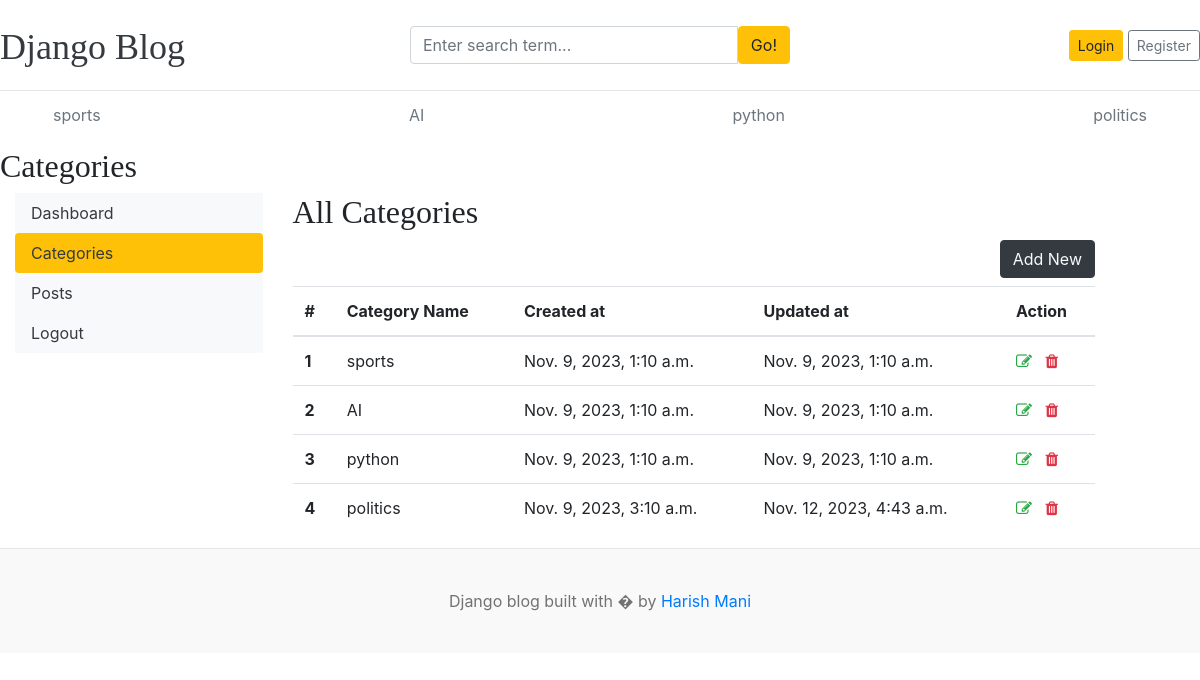
/dashboard/categories/, run on the app's committed database.
### blogs/models.py (models this page shows, shortened)
class Category(models.Model):
    category_name = models.CharField(max_length=100, unique=True)
    created_at = models.DateTimeField(auto_now_add=True)
    updated_at = models.DateTimeField(auto_now=True)
    class Meta:
        verbose_name_plural = 'categories'

### dashboard/views.py (the view)
# urls.py: path('categories/',views.categories, name="dash-category"),
def categories(request):
    return render(request,'dashboard/categories.html')

### blogs/context_processors.py (called while the page is built)
def get_categories(request):
    categories = Category.objects.all()
    return dict(categories=categories)

def get_social_links(request):
    social_links = SocialLink.objects.all()
    return dict(social_links=social_links)

### dashboard/templates/dashboard/categories.html (shortened to what this page needs)
{% extends "blog/base.html" %}
{% block content %}
<h2>Categories</h2>
<div class="container row">
    {% include 'dashboard/sidebar.html' %}
    <div class="col-md-9">
        <h2>All Categories</h2>
        <a href="{% url 'add_category' %}" class="btn btn-dark text-light float-right mb-2">Add New</a>
        <table class="table table-hover">
            <thead>
              <tr>
                <th>#</th>
                <th>Category Name</th>
                <th>Created at</th>
                <th>Updated at</th>
                <th>Action</th>
              </tr>
            </thead>
            <tbody>
                {% for cat in categories %}
              <tr>
                <th scope="row">{{forloop.counter}}</th>
                <td>{{cat.category_name}}</td>
                <td>{{cat.created_at}}</td>
                <td>{{cat.updated_at}}</td>
                <td>
                    <a href="{% url 'edit_category' cat.id %}"><i class="fa fa-edit text-success"></i></a>
                    <a href="{% url 'delete_category' cat.id %}"><i class="fa fa-trash text-danger" aria-hidden="true"></i></a>
                </td>
              </tr>
              {% endfor %}
            </tbody>
          </table>
    </div>
    </div>
{% endblock content %}

### blog/templates/blog/base.html (shortened to what this page needs)
{% load static %}
<!DOCTYPE html>
<html lang="en">
<head>
    <link href="https://getbootstrap.com/docs/4.0/dist/css/bootstrap.min.css" rel="stylesheet">
    <link href="{% static 'blog/blog.css' %}" rel="stylesheet">
    <link rel="stylesheet" href="https://cdnjs.cloudflare.com/ajax/libs/font-awesome/4.7.0/css/font-awesome.min.css">
  </head>
<body>
  <header class="blog-header py-3">
    <div class="row flex-nowrap justify-content-between align-items-center">
      <div class="col-4 pt-1">
        <a class="blog-header-logo text-dark" href="/">Django Blog</a>
      </div>
      <div class="col-4">
        <form action="{% url 'search' %}" method="GET">
          <div class="input-group">
            <input class="form-control" type="text" name="keyword" value="{{ keyword }}" placeholder="Enter search term..." aria-label="Enter search term..." aria-describedby="button-search" />
            <button type="submit" class="btn btn-warning" id="button-search" type="button">Go!</button>
        </div>
        </form>
      </div>
      <div class="col-4 d-flex justify-content-end align-items-center">
        {% if not user.is_authenticated %}
        <a class="btn btn-sm btn-warning" href="{% url 'login' %}">Login</a> &nbsp;
        <a class="btn btn-sm btn-outline-secondary" href="{% url 'register'   %}">Register</a>
        {% else %}
        <span style="margin-right:10px;"><a href="{% url 'dashboard' %}">Dashboard</a></span>
        <span>You are logged in as: <b>{{user}}</b></span>
        &emsp;
        <span style="margin:10px"><a href="{% url 'logout' %}">Logout</a></span>
        {% endif %}
      </div>
    </div>
  </header>
  <div class="container">
  <div class="nav-scroller py-1 mb-2">
    <nav class="nav d-flex justify-content-between">
      {% for category in categories %}
      <a class="p-2 text-muted" href="{% url 'posts_by_category' category.id %}">{{category.category_name}}</a>
      {% endfor %}
    </nav>
  </div>
</div>
    {% block content %}
    {% endblock content %}
    <footer class="blog-footer">
      <p>Django blog built with � by <a href="#">Harish Mani</a></p>
      </footer>
</body>
</html>

### blog/static/blog/blog.css (style rules this page uses)
.blog-header { border-bottom: 1px solid #e5e5e5; }
.blog-header-logo { font-family: "Playfair Display", Georgia, "Times New Roman", serif; font-size: 2.25rem; }
h1, h2, h3, h4, h5, h6 { font-family: "Playfair Display", Georgia, "Times New Roman", serif; }
.blog-footer { padding: 2.5rem 0; color: #727272; text-align: center; background-color: #f9f9f9; border-top: .05rem solid #e5e5e5; }
.blog-footer p:last-child { margin-bottom: 0; }

### data on the page
Category: category_name "sports", created_at "Nov. 9, 2023, 1:10 a.m.", updated_at "Nov. 9, 2023, 1:10 a.m."
Category: category_name "AI", created_at "Nov. 9, 2023, 1:10 a.m.", updated_at "Nov. 9, 2023, 1:10 a.m."
Category: category_name "python", created_at "Nov. 9, 2023, 1:10 a.m.", updated_at "Nov. 9, 2023, 1:10 a.m."
Category: category_name "politics", created_at "Nov. 9, 2023, 3:10 a.m.", updated_at "Nov. 12, 2023, 4:43 a.m."
